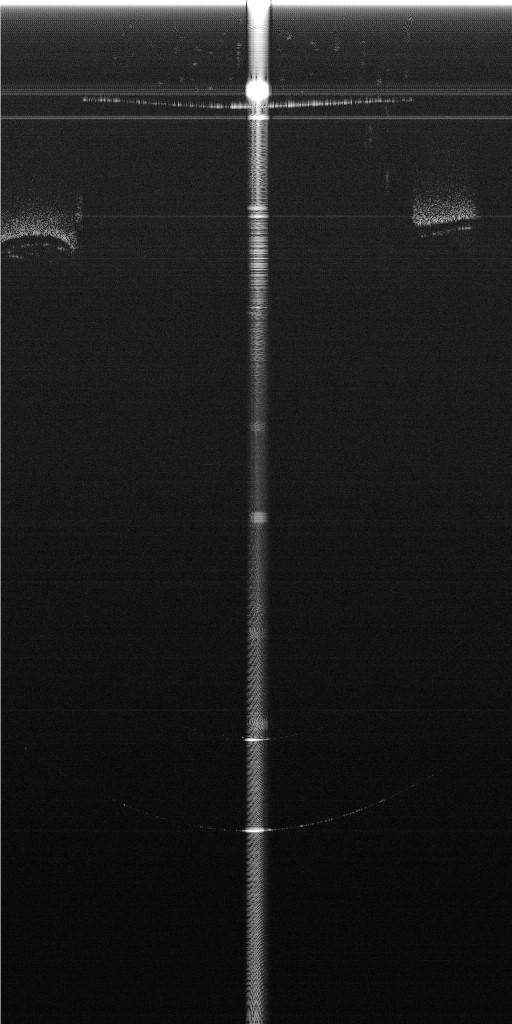
#> input picture RowePhantomEye.jpg, 512 x 1024 px
$ python template.py
#> lines starting #> are read from the running program, lines starting #| are printed output that depends on the picture; after the words box and inside, x2 and y2 are one past the last pixel; in counts of white or black regions, pixels touching at a corner belong together
from PIL import Image
import sys
import cv2
import numpy as np
from matplotlib import pyplot as plt


def whitenoise():
    img = Image.open("RowePhantomEye.jpg")
#> img is the input picture: PIL image 512x1024 L; min 0, max 255, mean 29.4
    img = img.convert("RGBA")
#> img: PIL image 512x1024 RGBA

    pixdata = img.load()

    for y in range(400):
        for x in range(img.size[0]):
            img.putpixel((x,y),(0,0,0,255))
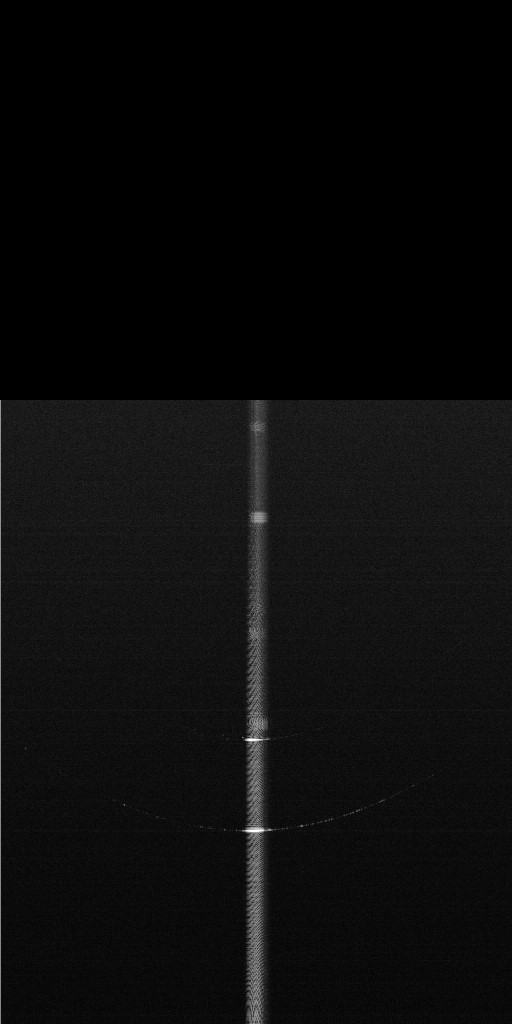
#> img: PIL image 512x1024 RGBA; mean R, G, B, A 11.6, 11.6, 11.6, 255

    for y in range(img.size[1]):
        for x in range(241,272):
            img.putpixel((x,y),(0,0,0,255))
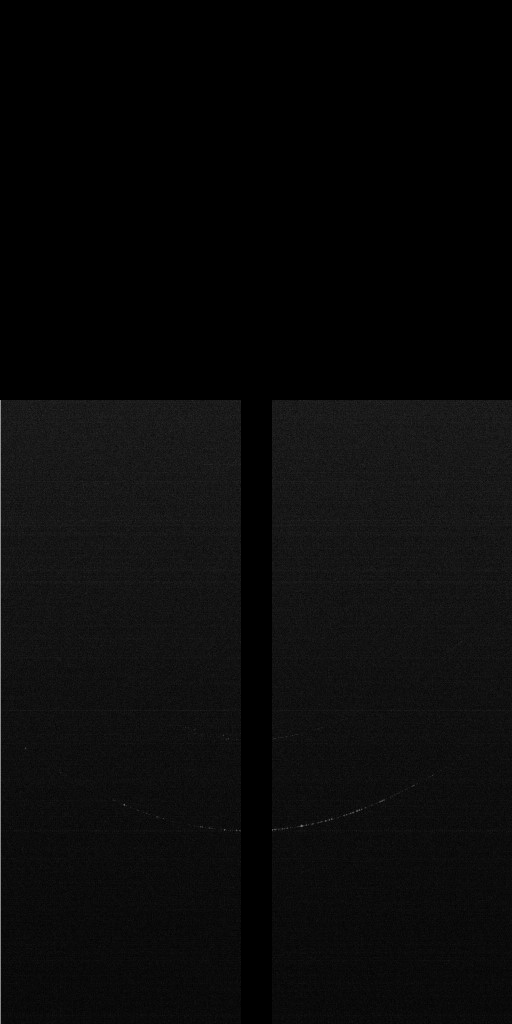
#> img: PIL image 512x1024 RGBA; mean R, G, B, A 9.6, 9.6, 9.6, 255

    for y in range(img.size[1]):
        for x in range(0,2):
            img.putpixel((x,y),(0,0,0,255))

    img.show()
    img.save("half.png")


def edge():
    img = cv2.imread("half.png")
#> img: shape (1024, 512, 3); min 0, max 116, mean 9.5
    edges = cv2.Canny(img,100,200)
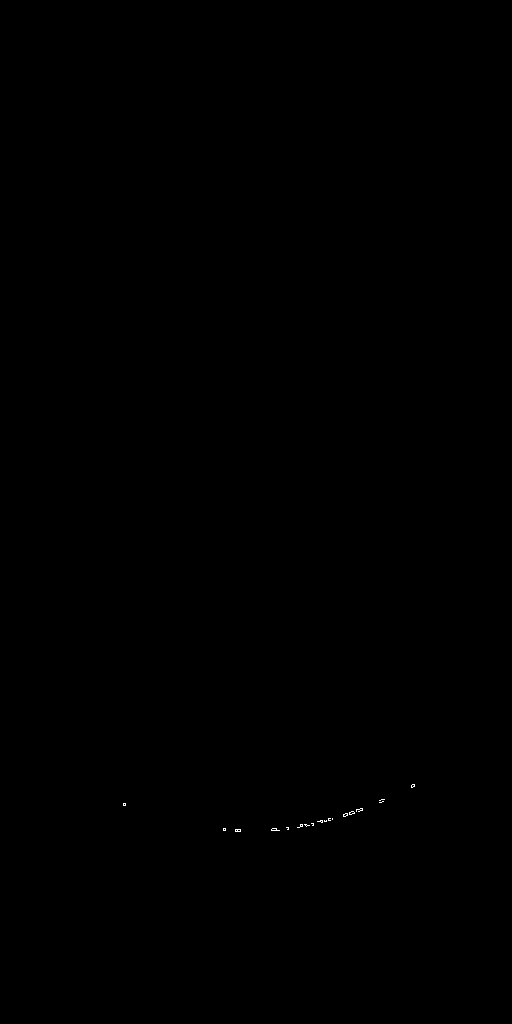
#> edges: shape (1024, 512); 0.03% white in thin lines or dots, all inside (x1, y1, x2, y2) = (123, 784, 415, 832)
    plt.ioff()

    plt.subplot(121), plt.imshow(img,cmap='gray')
    plt.title('Original Image'), plt.xticks([]), plt.yticks([])
    plt.subplot(122), plt.imshow(edges,cmap='gray')
    plt.title('Post Detection'), plt.xticks([]), plt.yticks([])

    plt.show()
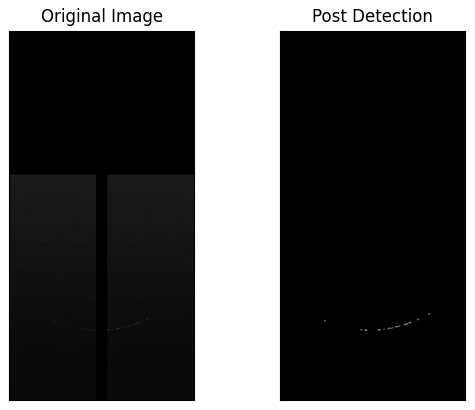
#> figure drawn by matplotlib, 2 panels

def edgecoord():
    img = cv2.imread("half.png")
    edges = cv2.Canny(img,100,200)
    indices = np.where(edges != [0])
#> indices = 163 positions, rows 784 to 831, columns 123 to 414
    coordinates = zip(indices[0], indices[1])
    print(list(coordinates))
#> (printed output is left out)

if __name__ == "__main__":
    whitenoise()
    edge()
    edgecoord()
